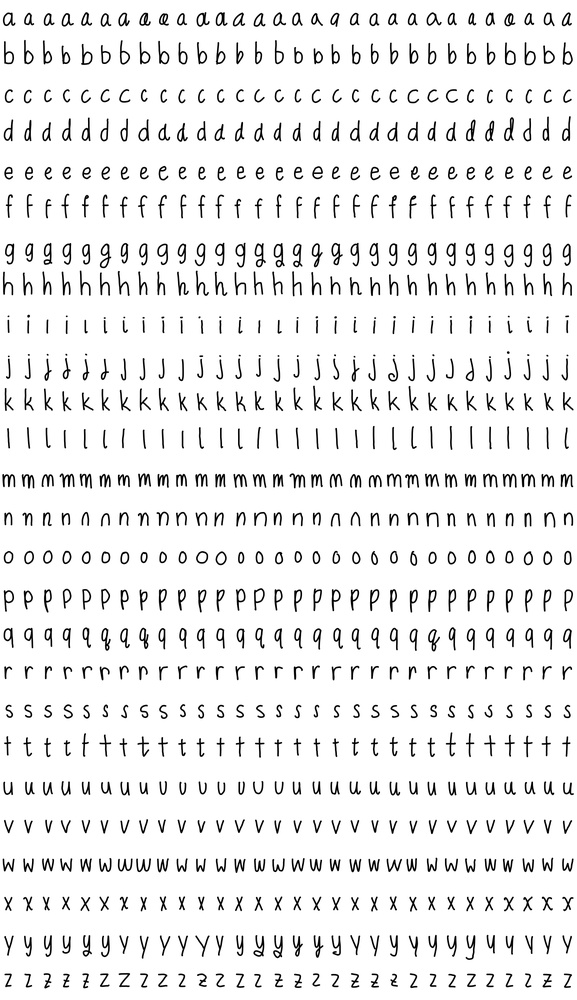
#> input picture handwriting_samples/lowercase.jpg, 577 x 1000 px, shrunk from 2884 x 4999 before the run
$ jupyter execute image_parser.ipynb
#> lines starting #> are read from the running program, lines starting #| are printed output that depends on the picture
[cell 1]
import os
from PIL import Image
import numpy as np

[cell 2]
os.makedirs('lowercase_characters', exist_ok=True)
img = Image.open('handwriting_samples/lowercase.jpg')
#> img is the input picture: PIL image 577x1000 RGB; min 0, max 255, mean 236.5

width, height = img.size
#> width = 577; height = 1000
rows, cols = 26, 30

cell_w = width // cols
#> cell_w = 19
cell_h = height // rows
#> cell_h = 38

for i in range(rows):
    char = chr(ord('a') + i)
    os.makedirs(f'lowercase_characters/{char}', exist_ok=True)

    for j in range(cols):
        left = j * cell_w
        right = (j+1) * cell_w
        top = i * cell_h
        bottom = (i+1) * cell_h

        char_img = img.crop((left, top, right, bottom))
        arr = np.array(char_img)

        arr = arr < 128
        used_cols = np.where(arr.any(axis=0))[0]

        crop_left = used_cols[0]
        crop_right = used_cols[-1] + 1

        char_img = char_img.crop((crop_left, 0, crop_right, cell_h))
        char_img.save(f'lowercase_characters/{char}/{j}.jpg')
#> this loop made 26 passes
#> pass 1, `char_img.save(f'lowercase_characters/{char}/{j}.jpg')`:
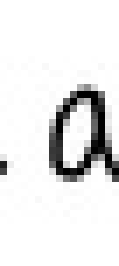
#> saved as 15.jpg: PIL image 17x38 RGB (shown 7 times larger); min 0, max 255, mean 232.4
#> pass 1, `char_img.save(f'lowercase_characters/{char}/{j}.jpg')`:
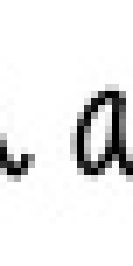
#> saved as 23.jpg: PIL image 19x38 RGB (shown 7 times larger); min 0, max 255, mean 233.6
#> pass 1, `char_img.save(f'lowercase_characters/{char}/{j}.jpg')`:
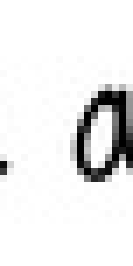
#> saved as 25.jpg: PIL image 19x38 RGB (shown 7 times larger); min 0, max 255, mean 234.6
#> after the loop:
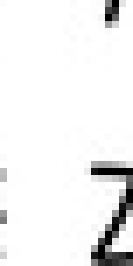
#> char_img: PIL image 19x38 RGB (shown 7 times larger); min 0, max 255, mean 240

[cell 3]
os.makedirs('uppercase_characters', exist_ok=True)
img = Image.open('handwriting_samples/uppercase.jpg')
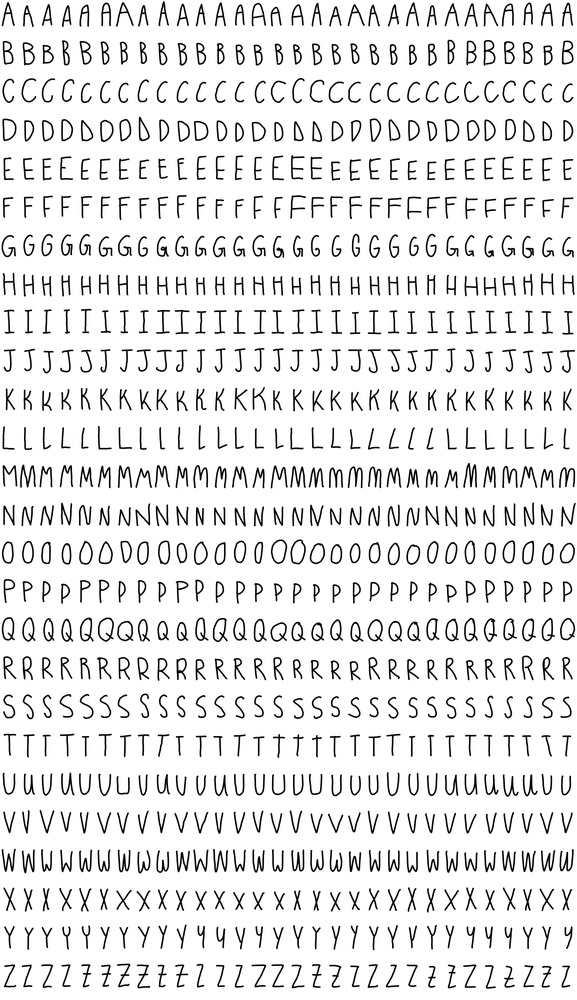
#> input picture handwriting_samples/uppercase.jpg, 577 x 1000 px, shrunk from 2884 x 4999 before the run
#> img is the input picture: PIL image 577x1000 RGB; min 0, max 255, mean 230.3

width, height = img.size
rows, cols = 26, 30

cell_w = width // cols
cell_h = height // rows

for i in range(rows):
    char = chr(ord('A') + i)
    os.makedirs(f'uppercase_characters/{char}', exist_ok=True)

    for j in range(cols):
        left = j * cell_w
        right = (j+1) * cell_w
        top = i * cell_h
        bottom = (i+1) * cell_h

        char_img = img.crop((left, top, right, bottom))
        arr = np.array(char_img)

        arr = arr < 128
        used_cols = np.where(arr.any(axis=0))[0]

        crop_left = used_cols[0]
        crop_right = used_cols[-1] + 1

        char_img = char_img.crop((crop_left, 0, crop_right, cell_h))
        char_img.save(f'uppercase_characters/{char}/{j}.jpg')
#> this loop made 26 passes
#> pass 1, `char_img.save(f'uppercase_characters/{char}/{j}.jpg')`:
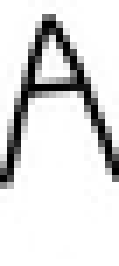
#> saved as 6.jpg: PIL image 17x38 RGB (shown 7 times larger); min 0, max 255, mean 220.9
#> pass 1, `char_img.save(f'uppercase_characters/{char}/{j}.jpg')`:
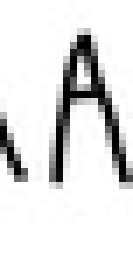
#> saved as 19.jpg: PIL image 19x38 RGB (shown 7 times larger); min 0, max 255, mean 224.6
#> pass 1, `char_img.save(f'uppercase_characters/{char}/{j}.jpg')`:
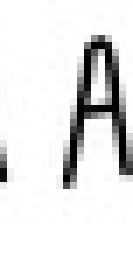
#> saved as 22.jpg: PIL image 19x38 RGB (shown 7 times larger); min 0, max 255, mean 228.4
#> pass 1, `char_img.save(f'uppercase_characters/{char}/{j}.jpg')`:
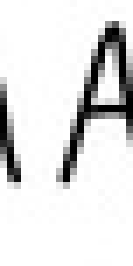
#> saved as 24.jpg: PIL image 19x38 RGB (shown 7 times larger); min 0, max 255, mean 224.8

[cell 4]
os.makedirs('punctuation', exist_ok=True)
img = Image.open('handwriting_samples/punctuation.jpg')
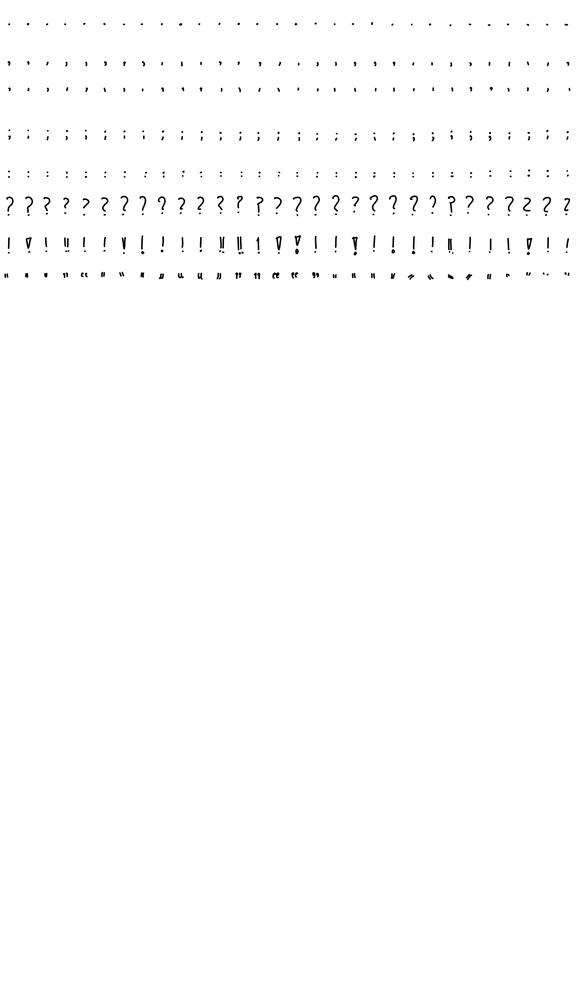
#> input picture handwriting_samples/punctuation.jpg, 577 x 1000 px, shrunk from 2884 x 4999 before the run
#> img is the input picture: PIL image 577x1000 RGB; min 0, max 255, mean 253.4

width, height = img.size
rows, cols = 26, 30

used_rows = 8

punctuations = ".,';:?!\""


cell_w = width // cols
cell_h = height // rows

for i in range(rows):
    if i >= used_rows:
        break
    char = punctuations[i]
    os.makedirs(f'punctuation/{char}', exist_ok=True)

    for j in range(cols):
        left = j * cell_w
        right = (j+1) * cell_w
        top = i * cell_h
        bottom = (i+1) * cell_h

        char_img = img.crop((left, top, right, bottom))
        arr = np.array(char_img)

        arr = arr < 128
        used_cols = np.where(arr.any(axis=0))[0]

        crop_left = used_cols[0]
        crop_right = used_cols[-1] + 1

        char_img = char_img.crop((crop_left, 0, crop_right, cell_h))
        char_img.save(f'punctuation/{char}/{j}.jpg')
